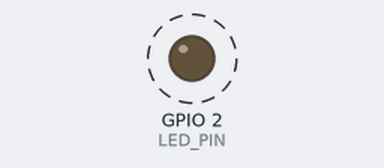
Recording of a sketch running on a simulated ESP32. Shown: output pins drawn as LEDs (lit = HIGH). Dashed ring = blinking. What the sketch prints to the serial monitor is not drawn.

Above: at 0.5 s.
Timing chart, 0 to 4.6 s (numbered marks = the images above):
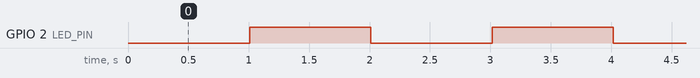

Measured:
- by itself, GPIO 2 (LED_PIN): alternates HIGH for 1.0 s and LOW for 1.0 s

The sketch:

tes.ino
```cpp
#include <WiFi.h>
#include "esp_wifi.h"

// Pin LED bawaan pada board ESP32 DevKit V1
#define LED_PIN 2

// Channel WiFi yang digunakan (1 - 11)
const uint8_t WIFI_CHANNEL = 1;

// Daftar 5 nama WiFi (SSID) yang ingin dideploy (maksimal 32 karakter per nama)
const char* ssids[5] = {
  "ESP32_WiFi_01",
  "ESP32_WiFi_02",
  "ESP32_WiFi_03",
  "ESP32_WiFi_04",
  "ESP32_WiFi_05"
};

const int TOTAL_SSID = 5;

void sendBeacon(const char* ssid, uint8_t index) {
  uint8_t packet[128] = {
    // 0-1: Frame Control (0x80 = Beacon Frame)
    0x80, 0x00,
    // 2-3: Duration
    0x00, 0x00,
    // 4-9: Destination Address (Broadcast)
    0xff, 0xff, 0xff, 0xff, 0xff, 0xff,
    // 10-15: Source Address (Locally Administered MAC)
    0x02, 0x1a, 0x2b, 0x3c, 0x4d, 0x00,
    // 16-21: BSSID (Disamakan dengan Source Address)
    0x02, 0x1a, 0x2b, 0x3c, 0x4d, 0x00,
    // 22-23: Sequence Number (Diatur otomatis oleh hardware)
    0x00, 0x00,
    // 24-31: Timestamp (8 byte)
    0x00, 0x00, 0x00, 0x00, 0x00, 0x00, 0x00, 0x00,
    // 32-33: Beacon Interval (100 TU = ~102.4 ms)
    0x64, 0x00,
    // 34-35: Capability Info (0x0401 = Open Network, ESS, Short Slot Time)
    0x01, 0x04
  };

  // Ubah byte terakhir MAC/BSSID agar HP mendeteksinya sebagai 5 titik akses berbeda
  packet[15] = index + 1;
  packet[21] = index + 1;

  // Batasi panjang SSID maksimal 32 karakter sesuai standar 802.11
  size_t ssidLen = strlen(ssid);
  if (ssidLen > 32) ssidLen = 32;

  // Tag 0: SSID Parameter Set
  packet[36] = 0x00;            // Element ID: SSID
  packet[37] = (uint8_t)ssidLen; // Panjang SSID
  memcpy(&packet[38], ssid, ssidLen);

  size_t pos = 38 + ssidLen;

  // Tag 1: Supported Rates (Wajib ada agar terbaca oleh pemindai WiFi HP/Laptop)
  const uint8_t supportedRates[] = {
    0x01, 0x08, 0x82, 0x84, 0x8b, 0x96, 0x24, 0x30, 0x48, 0x6c
  };
  memcpy(&packet[pos], supportedRates, sizeof(supportedRates));
  pos += sizeof(supportedRates);

  // Tag 3: DS Parameter Set (Channel)
  packet[pos++] = 0x03;         // Element ID: DS Parameter
  packet[pos++] = 0x01;         // Panjang: 1 byte
  packet[pos++] = WIFI_CHANNEL; // Channel aktif

  // Pancarkan paket mentah melalui antarmuka Access Point
  esp_wifi_80211_tx(WIFI_IF_AP, packet, pos, true);
}

void setup() {
  Serial.begin(115200);
  pinMode(LED_PIN, OUTPUT);

  // Inisialisasi mode Access Point dengan SSID bawaan disembunyikan (hidden = 1)
  WiFi.mode(WIFI_AP);
  WiFi.softAP("ESP32_Hidden_Init", "12345678", WIFI_CHANNEL, 1);
  esp_wifi_set_channel(WIFI_CHANNEL, WIFI_SECOND_CHAN_NONE);

  Serial.println("\n=== Tes Deploy 5 SSID Dimulai ===");
  for (int i = 0; i < TOTAL_SSID; i++) {
    Serial.printf("[%d] %s\n", i + 1, ssids[i]);
  }
}

void loop() {
  // Pancarkan ke-5 SSID secara berurutan
  for (int i = 0; i < TOTAL_SSID; i++) {
    sendBeacon(ssids[i], i);
    delay(20); // Total siklus 5 x 20ms = 100ms (sesuai interval beacon standar)
  }

  // Kedipkan LED biru bawaan setiap ~1 detik sebagai indikator aktif
  static unsigned long lastBlink = 0;
  if (millis() - lastBlink > 1000) {
    lastBlink = millis();
    digitalWrite(LED_PIN, !digitalRead(LED_PIN));
  }
}

// Compiled via Termux at 2026-11-07T07:53:00Z
```
